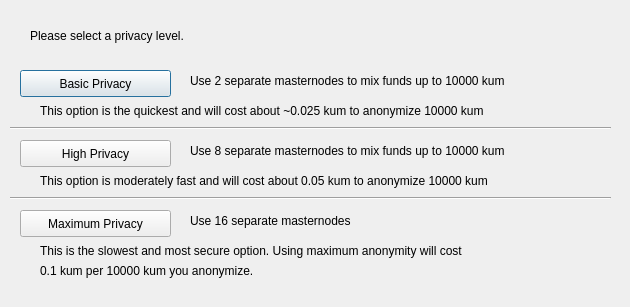
<?xml version="1.0" encoding="UTF-8"?>
<ui version="4.0">
 <class>ObfuscationConfig</class>
 <widget class="QDialog" name="ObfuscationConfig">
  <property name="geometry">
   <rect>
    <x>0</x>
    <y>0</y>
    <width>630</width>
    <height>307</height>
   </rect>
  </property>
  <property name="windowTitle">
   <string>Configure Obfuscation</string>
  </property>
  <widget class="QPushButton" name="buttonBasic">
   <property name="geometry">
    <rect>
     <x>20</x>
     <y>70</y>
     <width>151</width>
     <height>27</height>
    </rect>
   </property>
   <property name="text">
    <string>Basic Privacy</string>
   </property>
  </widget>
  <widget class="QPushButton" name="buttonHigh">
   <property name="geometry">
    <rect>
     <x>20</x>
     <y>140</y>
     <width>151</width>
     <height>27</height>
    </rect>
   </property>
   <property name="text">
    <string>High Privacy</string>
   </property>
  </widget>
  <widget class="QPushButton" name="buttonMax">
   <property name="geometry">
    <rect>
     <x>20</x>
     <y>210</y>
     <width>151</width>
     <height>27</height>
    </rect>
   </property>
   <property name="text">
    <string>Maximum Privacy</string>
   </property>
  </widget>
  <widget class="QLabel" name="label">
   <property name="geometry">
    <rect>
     <x>30</x>
     <y>20</y>
     <width>571</width>
     <height>31</height>
    </rect>
   </property>
   <property name="text">
    <string>Please select a privacy level.</string>
   </property>
  </widget>
  <widget class="QLabel" name="label_2">
   <property name="geometry">
    <rect>
     <x>190</x>
     <y>70</y>
     <width>421</width>
     <height>21</height>
    </rect>
   </property>
   <property name="text">
    <string>Use 2 separate masternodes to mix funds up to 10000 kum</string>
   </property>
  </widget>
  <widget class="QLabel" name="label_3">
   <property name="geometry">
    <rect>
     <x>190</x>
     <y>140</y>
     <width>411</width>
     <height>21</height>
    </rect>
   </property>
   <property name="text">
    <string>Use 8 separate masternodes to mix funds up to 10000 kum</string>
   </property>
  </widget>
  <widget class="QLabel" name="label_4">
   <property name="geometry">
    <rect>
     <x>190</x>
     <y>210</y>
     <width>421</width>
     <height>21</height>
    </rect>
   </property>
   <property name="text">
    <string>Use 16 separate masternodes</string>
   </property>
  </widget>
  <widget class="QLabel" name="label_6">
   <property name="geometry">
    <rect>
     <x>40</x>
     <y>100</y>
     <width>561</width>
     <height>21</height>
    </rect>
   </property>
   <property name="text">
    <string>This option is the quickest and will cost about ~0.025 kum to anonymize 10000 kum</string>
   </property>
  </widget>
  <widget class="QLabel" name="label_7">
   <property name="geometry">
    <rect>
     <x>40</x>
     <y>170</y>
     <width>561</width>
     <height>21</height>
    </rect>
   </property>
   <property name="text">
    <string>This option is moderately fast and will cost about 0.05 kum to anonymize 10000 kum</string>
   </property>
  </widget>
  <widget class="QLabel" name="label_8">
   <property name="geometry">
    <rect>
     <x>40</x>
     <y>240</y>
     <width>561</width>
     <height>21</height>
    </rect>
   </property>
   <property name="text">
    <string>This is the slowest and most secure option. Using maximum anonymity will cost</string>
   </property>
  </widget>
  <widget class="QLabel" name="label_9">
   <property name="geometry">
    <rect>
     <x>40</x>
     <y>260</y>
     <width>561</width>
     <height>21</height>
    </rect>
   </property>
   <property name="text">
    <string>0.1 kum per 10000 kum you anonymize.</string>
   </property>
  </widget>
  <widget class="Line" name="line">
   <property name="geometry">
    <rect>
     <x>10</x>
     <y>120</y>
     <width>601</width>
     <height>16</height>
    </rect>
   </property>
   <property name="orientation">
    <enum>Qt::Horizontal</enum>
   </property>
  </widget>
  <widget class="Line" name="line_2">
   <property name="geometry">
    <rect>
     <x>10</x>
     <y>190</y>
     <width>601</width>
     <height>16</height>
    </rect>
   </property>
   <property name="orientation">
    <enum>Qt::Horizontal</enum>
   </property>
  </widget>
 </widget>
 <resources/>
 <connections/>
</ui>
